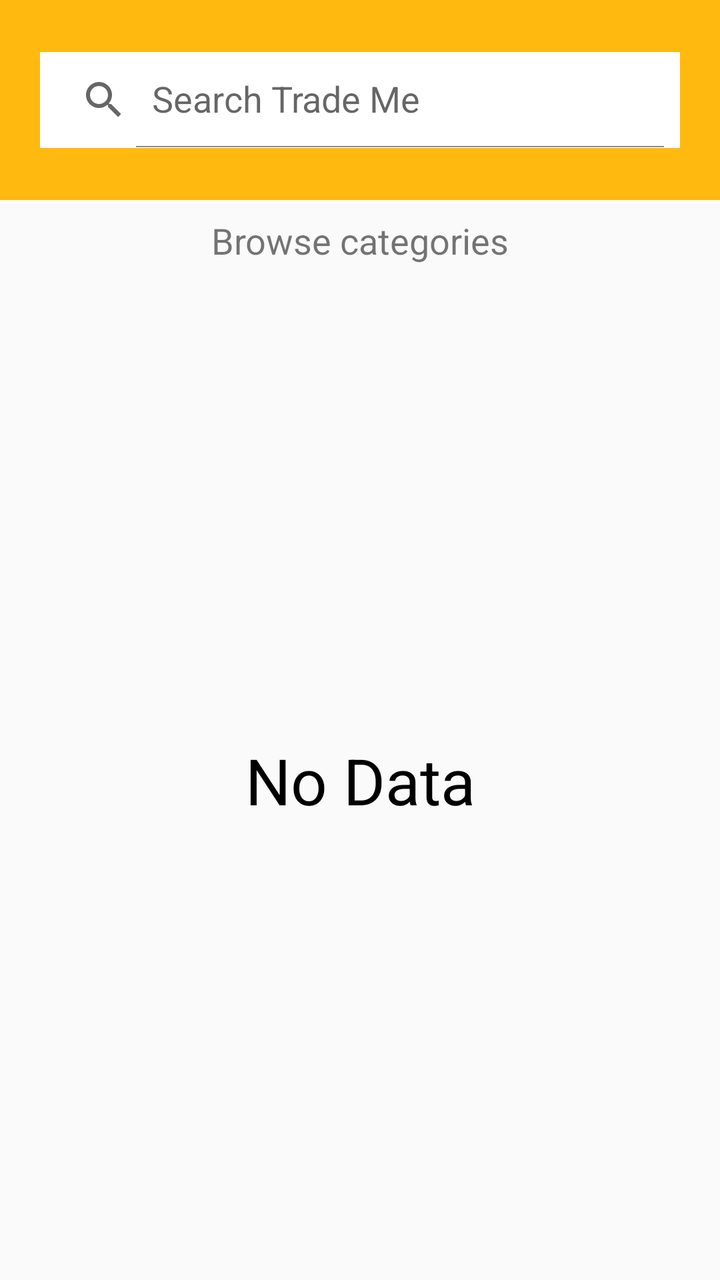
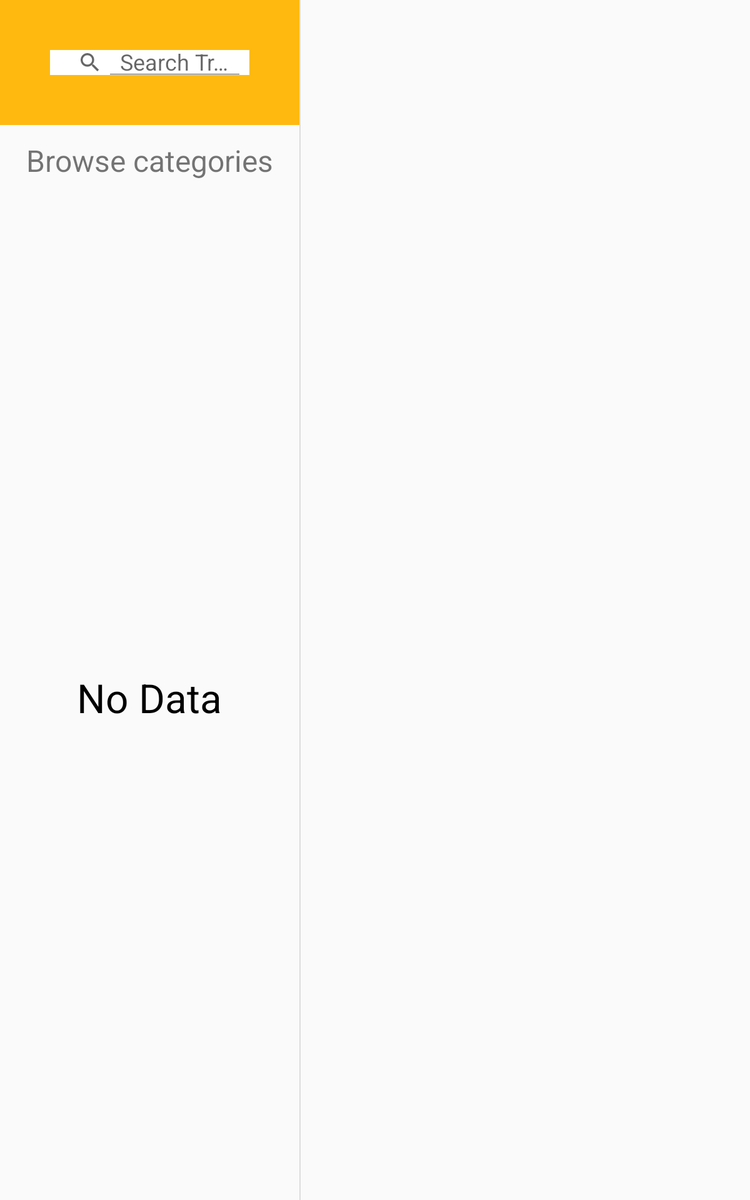

Compare how this app lays out the same screen by default and in its alternative resource folder. The renders come first, then the two layout files and the values they reference.
<!-- AndroidManifest.xml: application theme AppTheme -->
<!-- res/layout/activity_main.xml -->
<?xml version="1.0" encoding="utf-8"?>
<LinearLayout
    xmlns:android="http://schemas.android.com/apk/res/android"
    xmlns:tools="http://schemas.android.com/tools"
    android:layout_width="match_parent"
    android:layout_height="match_parent"
    android:orientation="vertical"
    android:focusable="true"
    android:focusableInTouchMode="true"
    tools:context="com.cheng.trademedemo.ui.activity.MainActivity">

    <include layout="@layout/search_box" />

    <include layout="@layout/header_category" />

    <FrameLayout
        android:layout_width="match_parent"
        android:layout_height="0dp"
        android:layout_weight="1">
        <FrameLayout
            android:id="@+id/category_list"
            android:layout_width="match_parent"
            android:layout_height="match_parent"
            />

        <TextView
            style="@style/NoData"
            android:id="@+id/no_data"
            />

        <RelativeLayout
            style="@style/ProgressBarLayout"
            android:id="@+id/progress">
            <ProgressBar style="@style/ProgressBar" />
        </RelativeLayout>
    </FrameLayout>

</LinearLayout>
<!-- res/layout/search_box.xml (included above) -->
<?xml version="1.0" encoding="utf-8"?>
<RelativeLayout
    xmlns:android="http://schemas.android.com/apk/res/android"
    xmlns:app="http://schemas.android.com/apk/res-auto"
    android:id="@+id/search_layout"
    android:layout_width="match_parent"
    android:layout_height="@dimen/search_layout_height"
    android:background="@color/bg_search_box"
    >
    <android.support.v7.widget.SearchView
        android:id="@+id/search_trade_me"
        android:layout_width="match_parent"
        android:layout_height="wrap_content"
        android:layout_margin="@dimen/big"
        android:layout_centerInParent="true"
        android:queryHint="@string/search_trade_me"
        android:background="@color/white"
        app:iconifiedByDefault="false"
        />
</RelativeLayout>
<!-- res/layout/header_category.xml (included above) -->
<?xml version="1.0" encoding="utf-8"?>
<TextView
    xmlns:android="http://schemas.android.com/apk/res/android"
    android:id="@+id/category_path"
    android:layout_width="match_parent"
    android:layout_height="wrap_content"
    android:layout_margin="@dimen/smaller"
    android:gravity="center"
    android:text="@string/browse_categories"
    android:textSize="@dimen/text_size_normal"
    android:maxLines="2"
    android:ellipsize="middle"
    />
<!-- resources referenced by this layout -->
<resources>
  <color name="bg_search_box">#FFB90F</color>
  <color name="white">@android:color/white</color>
  <dimen name="big">20dp</dimen>
  <dimen name="search_layout_height">100dp</dimen>
  <dimen name="smaller">8dp</dimen>
  <dimen name="text_size_normal">18sp</dimen>
  <string name="browse_categories">Browse categories</string>
  <string name="search_trade_me">Search Trade Me</string>
  <style name="NoData">
          <item name="android:layout_width">match_parent</item>
          <item name="android:layout_height">match_parent</item>
          <item name="android:gravity">center</item>
          <item name="android:text">No Data</item>
          <item name="android:textColor">@color/black</item>
          <item name="android:textSize">32sp</item>
      </style>
  <style name="ProgressBar">
          <item name="android:layout_width">wrap_content</item>
          <item name="android:layout_height">wrap_content</item>
          <item name="android:layout_centerInParent">true</item>
      </style>
  <style name="ProgressBarLayout">
          <item name="android:layout_width">match_parent</item>
          <item name="android:layout_height">match_parent</item>
          <item name="android:background">@color/bg_progress_bar</item>
          <item name="android:visibility">gone</item>
      </style>
  <style name="AppTheme" parent="Theme.AppCompat.Light.NoActionBar">
          
          <item name="colorPrimary">@color/colorPrimary</item>
          <item name="colorPrimaryDark">@color/colorPrimaryDark</item>
          <item name="colorAccent">@color/colorAccent</item>
          <item name="android:textViewStyle">@style/TextViewStyle</item>
      </style>
  <color name="black">@android:color/black</color>
  <color name="bg_progress_bar">#BF000000</color>
  <color name="colorPrimary">#3F51B5</color>
  <color name="colorPrimaryDark">#303F9F</color>
  <color name="colorAccent">#FF4081</color>
  <style name="TextViewStyle" parent="android:Widget.TextView">
          <item name="android:fontFamily">sans-serif</item>
      </style>
</resources>
<!-- res/layout-sw600dp/activity_main.xml (the author's variant of the layout above) -->
<!-- drawn on a 7-inch tablet held upright -->
<?xml version="1.0" encoding="utf-8"?>
<LinearLayout
    xmlns:android="http://schemas.android.com/apk/res/android"
    android:layout_width="match_parent"
    android:layout_height="match_parent"
    android:orientation="horizontal"
    android:focusable="true"
    android:focusableInTouchMode="true"
    android:divider="?android:attr/dividerHorizontal"
    android:baselineAligned="false"
    android:showDividers="middle">

    <LinearLayout
        android:layout_width="0dp"
        android:layout_height="match_parent"
        android:layout_weight="2"
        android:orientation="vertical">

        <include layout="@layout/search_box" />

        <include layout="@layout/header_category" />

        <FrameLayout
            android:layout_width="match_parent"
            android:layout_height="match_parent">
            <FrameLayout
                android:id="@+id/category_list"
                android:layout_width="match_parent"
                android:layout_height="match_parent"
                />

            <TextView
                style="@style/NoData"
                android:id="@+id/no_data"
                />

            <RelativeLayout
                style="@style/ProgressBarLayout"
                android:id="@+id/progress">
                <ProgressBar style="@style/ProgressBar" />
            </RelativeLayout>
        </FrameLayout>

    </LinearLayout>

    <FrameLayout
        android:id="@+id/detail_fragment"
        android:layout_width="0dp"
        android:layout_height="match_parent"
        android:layout_weight="3"/>

</LinearLayout>
<!-- resources referenced by the variant -->
<!-- as a 7-inch tablet held upright resolves them -->
<resources>
  <color name="bg_search_box">#FFB90F</color>
  <color name="white">@android:color/white</color>
  <!-- from res/values-sw600dp/ -->
  <dimen name="big">40dp</dimen>
  <dimen name="search_layout_height">100dp</dimen>
  <!-- from res/values-sw600dp/ -->
  <dimen name="smaller">12dp</dimen>
  <!-- from res/values-sw600dp/ -->
  <dimen name="text_size_normal">24sp</dimen>
  <string name="browse_categories">Browse categories</string>
  <string name="search_trade_me">Search Trade Me</string>
  <style name="NoData">
          <item name="android:layout_width">match_parent</item>
          <item name="android:layout_height">match_parent</item>
          <item name="android:gravity">center</item>
          <item name="android:text">No Data</item>
          <item name="android:textColor">@color/black</item>
          <item name="android:textSize">32sp</item>
      </style>
  <style name="ProgressBar">
          <item name="android:layout_width">wrap_content</item>
          <item name="android:layout_height">wrap_content</item>
          <item name="android:layout_centerInParent">true</item>
      </style>
  <style name="ProgressBarLayout">
          <item name="android:layout_width">match_parent</item>
          <item name="android:layout_height">match_parent</item>
          <item name="android:background">@color/bg_progress_bar</item>
          <item name="android:visibility">gone</item>
      </style>
  <style name="AppTheme" parent="Theme.AppCompat.Light.NoActionBar">
          
          <item name="colorPrimary">@color/colorPrimary</item>
          <item name="colorPrimaryDark">@color/colorPrimaryDark</item>
          <item name="colorAccent">@color/colorAccent</item>
          <item name="android:textViewStyle">@style/TextViewStyle</item>
      </style>
  <color name="black">@android:color/black</color>
  <color name="bg_progress_bar">#BF000000</color>
  <color name="colorPrimary">#3F51B5</color>
  <color name="colorPrimaryDark">#303F9F</color>
  <color name="colorAccent">#FF4081</color>
  <style name="TextViewStyle" parent="android:Widget.TextView">
          <item name="android:fontFamily">sans-serif</item>
      </style>
</resources>
